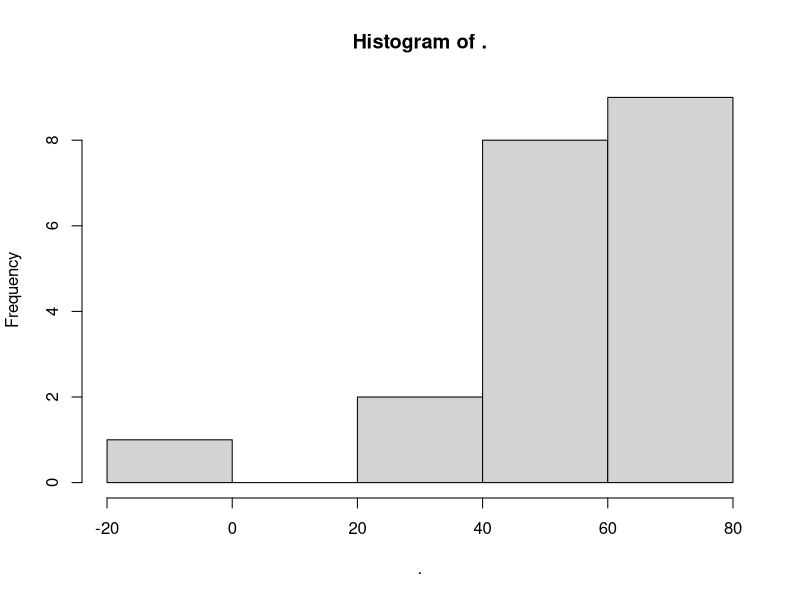
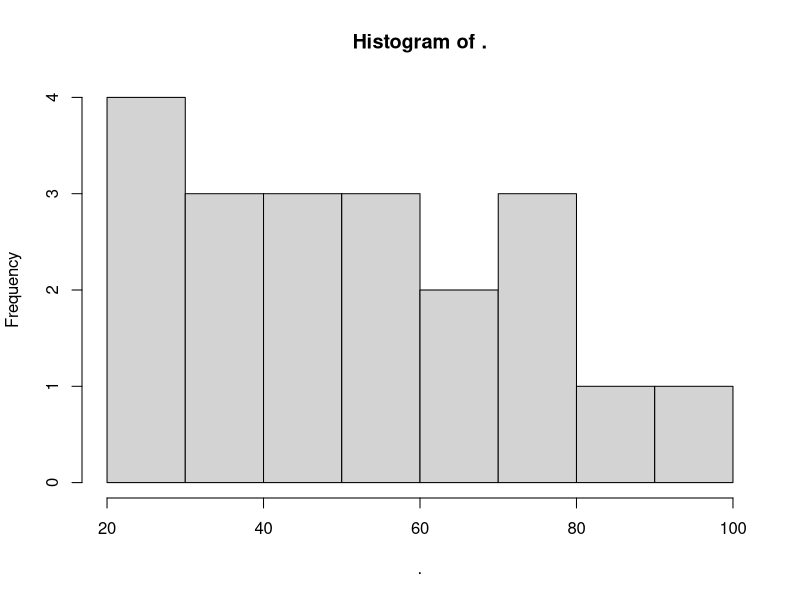
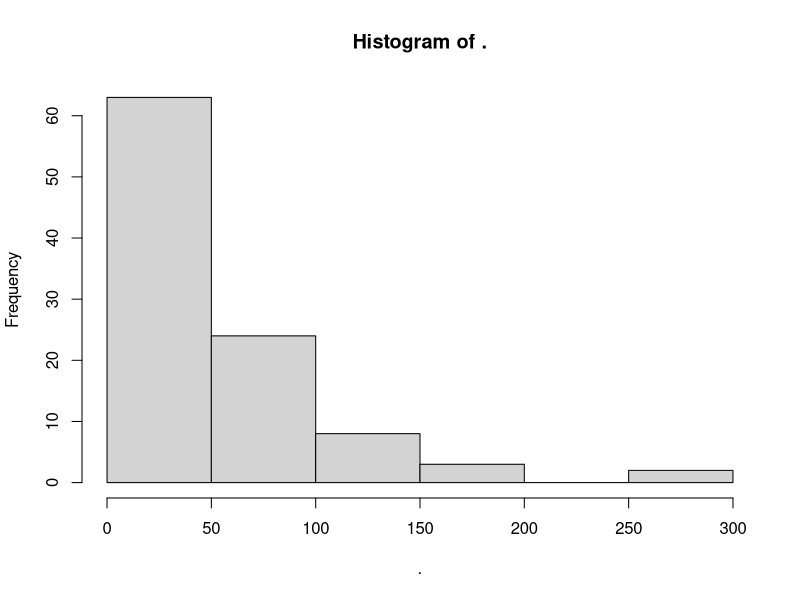

These figures' R source, in order:
# 02_workshop.R

#install.packages(c("dplyr", "readr"))
library(readr)
library(dplyr)

la = read_csv("workshops/la_parishes.csv")

# Percent damaged in Hurricane Katrina
la$pc_damage

# what percentage of houses were damaged
# in an average parish?
la$pc_damage %>% mean()

# pc_damage = % houses damaged
# pc_severe = % severely damaged 
# pc_poverty = % residents living in poverty

# dplyr strategy
la %>% summarize(mu = mean(pc_damage))


mu = la$pc_damage %>% mean()
sigma = la$pc_damage %>% sd()

mu
sigma

sims = rnorm(n = 20, mean = mu, sd = sigma)

sims %>% mean()
mu

sims %>% sd()
sigma

sims %>% hist()

la$pc_damage %>% hist()

# rpoisson()

rexp(n = 100, rate = 1 / mean(la$pc_damage))

rexp(n = 100, rate = 1 / mu) %>% hist()



